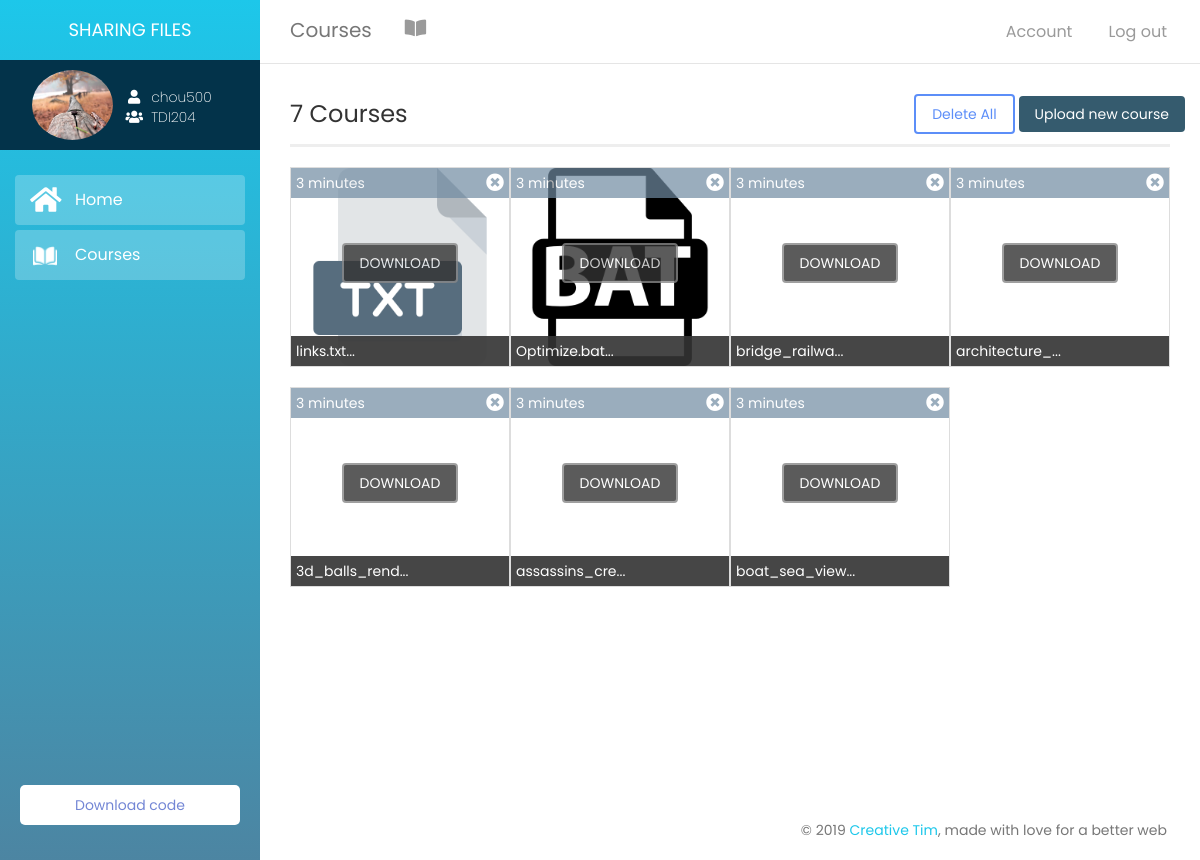
The page /index/courses.php?user=chou500 (signed in) on the database its author committed.
### tables this page shows
CREATE TABLE IF NOT EXISTS `etudient` (
  `pseudo_etu` varchar(100) NOT NULL,
  `email_etu` varchar(100) NOT NULL,
  `prenom_etu` varchar(100) NOT NULL,
  `nom_etu` varchar(100) NOT NULL,
  `pass` varchar(100) NOT NULL,
  `adresse_etu` varchar(100) DEFAULT NULL,
  `pays_etu` varchar(100) DEFAULT NULL,
  `ville_etu` varchar(100) DEFAULT NULL,
  `tele_etu` varchar(100) DEFAULT NULL,
  `sexe_etu` varchar(100) NOT NULL,
  `propos_etu` text,
  `image_etu` text,
  `reponse` varchar(100) NOT NULL,
  `question` varchar(100) NOT NULL,
  `groupe_id` int(11) DEFAULT NULL,
  PRIMARY KEY (`pseudo_etu`),
  KEY `question` (`question`),
  KEY `groupe_id` (`groupe_id`)
);

CREATE TABLE IF NOT EXISTS `groupe` (
  `id` int(11) NOT NULL,
  `nom` varchar(255) NOT NULL,
  `description` text,
  `image_groupe` text,
  `pseudo_prof` varchar(100) NOT NULL,
  PRIMARY KEY (`id`),
  KEY `pseudo_prof` (`pseudo_prof`)
);

CREATE TABLE IF NOT EXISTS `fichier` (
  `nom` varchar(200) NOT NULL,
  `type` varchar(100) NOT NULL,
  `fich_date` datetime DEFAULT NULL,
  `groupe_id` int(11) NOT NULL,
  PRIMARY KEY (`nom`),
  KEY `groupe_id` (`groupe_id`)
);

### includes/functions.php (the view, shortened to what this page needs)
<?php
    require 'config.php';
    function get_groupeName($id){
        global $con;
        $rq = "SELECT nom FROM groupe WHERE id = '$id'";
        $res = mysqli_query($con, $rq);
        $row = mysqli_fetch_assoc($res);
        return $row['nom'];
    }
    function get_pageName(){
        $page = explode('.', basename($_SERVER['PHP_SELF']));
        return ucfirst($page[0]);
    }
    function get_index_theme(){
        if(isset($_SESSION['plan']))
        {
            $plan = $_SESSION['plan'];
            if($plan == 'student')
                return '<link rel="stylesheet" type="text/css" href="assets/style/themes/student_theme.css">';
            return false;
        }
        else
            header('location: login.php');
    }
    function select_home_query($select,$table,$where,$pseudo){
        global $con;
        $rq = "SELECT $select FROM $table WHERE $where = '$pseudo'";
        return mysqli_query($con,$rq);
    }
    function get_time_unit($fich_date){
        $datenow = time();
        $file_date = strtotime($fich_date);
        $time_left = $datenow - $file_date;
        switch($time_left){
            case ($time_left >= 60 && $time_left < 60*60):
                $time_left = floor($time_left / 60);
                $unit = 'minutes';break;
        }
        return array('time_left' => $time_left, 'unit' => $unit);
    }
    function load_coures_query($grp_id,$current_page){
        global $con;
        $courses = array();
        $rq = "SELECT * FROM fichier WHERE groupe_id = '$grp_id' ORDER BY fich_date DESC";
        $res = mysqli_query($con,$rq);
        $i = 0;
        $courses[] = array();
        while($row = mysqli_fetch_assoc($res)){
            $file_name = $row['nom'];
            $fich_date = $row['fich_date'];
            $unit_and_time_left = get_time_unit($fich_date);
            $time_left = $unit_and_time_left['time_left'];
            $unit = $unit_and_time_left['unit'];
            $file_extension = get_file_extension($file_name);
            if($file_extension != 'png' && $file_extension != 'jpg' && $file_extension != 'jpeg'){
                $icon_dir = generate_icon($file_name,$current_page);
                $css = 'background-size: contain;';
            }
            else{
                $icon_dir = 'cloud/'.$file_name;
                $css = 'background-size: cover;';
            }
            $courses[$i] = '<div class="file col-xs-6 col-sm-4 col-md-2 col-lg-3" style="border:1px solid #ddd;height:200px;margin-top:20px;padding:0;position:relative;background-image: url('.$icon_dir.');'.$css.'">
            <div class="file-date" style="padding:5px;color:#fff;background-color:#708ba2;opacity:0.7;width:100%"><span id="date">'.$time_left.' '.$unit.'</span>
            <i id="'.$file_name.'" style="float:right;font-size:large;cursor:pointer;" class="delete_file fas fa-times-circle"></i>
            </div>
            <div class="desc" style="padding:5px;color:#fff;background-color:#333;bottom:0;opacity:.9;position:absolute;width:100%"><span id="title">'.$file_name.'</span></div>
            <div class="download-container text-center"><a href="cloud/'.$file_name.'" download><button id="btn-download" type="button" class="btn btn-default" style="background-color:#333;color:#fff;z-index:999;margin-top:45px;">DOWNLOAD</button></a>
		    </div>
            </div><script>subtruct_title("#title",25);</script>';
            $i= $i + 1;
        }
        return $courses;
    }
    function get_file_extension($file_name){
        $file_name = explode('.', $file_name);
        $file_extension = end($file_name);
        return $file_extension;
    }
    function generate_icon($file_name,$current_page){
        $icon_file_dir = null;
        $icons = array();
        $file_extension = get_file_extension($file_name);
        if($current_page != 'Delete_all_coursess'){
            if($current_page == 'Courses')
                $dir = 'assets/icons/icons_files/';
            foreach (scandir($dir) as $icon) {
                if ('.' === $icon) continue;
                if ('..' === $icon) continue;
                $ready = str_replace(array('.','-'),'.',$icon);
                $icon_name = explode('.',$ready);
                $icon_first_name = reset($icon_name);
                $icons[] = $icon_first_name;
            }
            foreach($icons as $icon_name){
                if($icon_name == $file_extension)
                    $icon_file_dir = 'assets/icons/icons_files/'.$icon_name.'.png';
            }
        }
        return $icon_file_dir;
    }
?>

### index/includes/header.php (shortened to what this page needs)
<?php
    require '../includes/config.php';
    include '../includes/functions.php';
?>
<!doctype html>
<html lang="en">
    <head>
        <link rel="stylesheet" href="assets/style/style.css"/>
        <?php
            echo get_index_theme();
        ?>
        <link href="assets/style/bootstrap.min.css" rel="stylesheet" />
        <link href="assets/style/light-bootstrap-dashboard.css?v=1.4.0" rel="stylesheet"/>
        <link rel="stylesheet" href="https://use.fontawesome.com/releases/v5.8.1/css/all.css">
        <link href="assets/style/pe-icon-7-stroke.css" rel="stylesheet" />
    </head>
<body>

### index/courses.php (shortened to what this page needs)
<?php
    include 'includes/header.php';
?>
<?php
    if(isset($_GET['user']))
    {
        $pseudo = $_GET['user'];
        if(!empty($pseudo) && $pseudo == $_SESSION['user'])
        {
            $plan = $_SESSION['plan'];
            if($plan == 'student'){
                $res = select_home_query('*','etudient','pseudo_etu',$pseudo);
                $row = mysqli_fetch_assoc($res);
                $grp_name = get_groupeName($row['groupe_id']);
                $grp_id = $row['groupe_id'];
            }
            if($res != NULL)
            {
?>
<div class="wrapper">
    <?php include 'includes/sidebar.php'; ?>
    <div class="main-panel">
    <?php include 'includes/top_nav.php'; ?>
    <div class="content">
        <div class="container-fluid">
           <div class="top-panel row">
               <span class="courses_count" style="line-height:40px;font-size:x-large;">
               <?php
                    $res = mysqli_query($con,"select count(nom) from fichier WHERE groupe_id = '$grp_id' ");
                    $row = mysqli_fetch_assoc($res);
                    echo $row['count(nom)'];
                ?> Courses</span>
               <div class="upload">
                  <button type="button" id="delete-button" class="btn btn-primary">
                        Delete All
                    </button>
                   <label id="file-button" class="btn btn-default btn-file">
                        Upload new course <input type="file" id="file_course" style="display: none;">
                    </label>
                </div>
           </div>
           <div class="line"></div>
             <div id="file_container">
               <?php
                    $current_page = get_pageName();
                    $files = load_coures_query($grp_id,$current_page);
                    if($files[0] != null){
                        foreach ($files as $file) {
                           echo $file;
                        }
                    }
                ?>
            </div>
            </div>
        </div>
    </div>
    <?php
                    }
                }
                else
                header ('location: ../login.php');
            }
            else
                redirect_url('home.php');
    ?>
<?php include 'includes/footer.php'; ?>

### index/includes/sidebar.php (shortened to what this page needs)
<?php
        if(isset($_GET['user']))
        {
            $pseudo = $_GET['user'];
            if(!empty($pseudo) && $pseudo == $_SESSION['user'])
            {
                $plan = $_SESSION['plan'];
                if($plan == 'student'){
                    $res = select_home_query('*','etudient','pseudo_etu',$pseudo);
                    $row = mysqli_fetch_assoc($res);
                    $groupe = get_groupeName($row['groupe_id']);
                    $imageName = $row['image_etu'];
                }
                if($res != NULL)
                {
                    $image_dir = 'assets/images/';
                        $image_dir = 'assets/images/default/'; ?>
        <div class="sidebar" >
    	<div class="sidebar-wrapper">
            <div class="logo">
                <div class="simple-text">
                    Sharing files
                </div>
            </div>
            <div class="profile">
                <div class="profile-img" id="profile-img" style="background-image: url(<?php echo $image_dir.$imageName?>)"></div>
                <div class="profile-info">
                    <div class="username"><i class="fa fa-user" aria-hidden="true"></i><span class="username-text"><?php echo $pseudo ?></span></div>
                    <div class="groupe"><i class="fa fa-users" aria-hidden="true"></i><span class="groupe-text"><?php echo $groupe ?></span></div>
                </div>
            </div>
            <ul class="nav">
                <li class="active">
                    <a href="home.php?user=<?php echo $pseudo ?>">
                        <i class="fa fa-home" aria-hidden="true"></i>
                        <p>Home</p>
                    </a>
                </li>
                <li class="active">
                    <a href="courses.php?user=<?php echo $pseudo ?>">
                        <i aria-hidden="true"><img src="assets/icons/open-book.png"></i>
                        <p>Courses</p>
                    </a>
                </li>
            </ul>
            <ul class="list-unstyled CTAs">
                <li>
                    <a href="#" class="download">Download code</a>
                </li>
   		    </ul>
    	</div>
    </div>
    <?php
                        }
                    }
                    else
                    header ('location: ../login.php');
                }
                else
                    redirect_url('home.php');
        ?>

### index/includes/top_nav.php (shortened to what this page needs)
<?php
    if(isset($_GET['user']))
        {
            $pseudo = $_GET['user'];
            if(!empty($pseudo) && $pseudo == $_SESSION['user'])
            {
?>
<nav class="navbar navbar-default navbar-fixed">
    <div class="container-fluid">
        <div class="navbar-header">
            <a class="navbar-brand" href="<?php $page = lcfirst(get_pageName()); echo ''.$page.'.php?user='.$pseudo.'' ?>"><?php echo get_pageName(); ?></a>
        </div>
        <div class="collapse navbar-collapse">
            <ul class="nav navbar-nav navbar-left">
                <li>
                    <a href="<?php $page = lcfirst(get_pageName()); echo ''.$page.'.php?user='.$pseudo.'' ?>" class="dropdown-toggle" data-toggle="dropdown">
                       <?php
                        $actual_pageName = lcfirst(get_pageName());
                        switch($actual_pageName){
                            case 'courses':
                                echo "<i class='fas fa-book-open' aria-hidden='true'></i>"; break;
                        }
                        ?>
                    </a>
                </li>
            </ul>
            <ul class="nav navbar-nav navbar-right">
                <li>
                    <a href="../../../demosite/index/profile.php?user=<?php echo $pseudo ?>">
                        <p>Account</p>
                    </a>
                </li>
                <li>
                    <a href="../includes/logout.php">
                    <p>Log out</p>
                    </a>
                </li>
            </ul>
         </div>
    </div>
</nav>
<?php
            }
        }
?>

### index/includes/footer.php (shortened to what this page needs)
        <footer class="footer">
            <div class="container-fluid">
                <nav class="pull-left">
                    <ul>
                        <li>
                            <a href="#">
                                Home
                            </a>
                        </li>
                    </ul>
                </nav>
                <p class="copyright pull-right">
                    &copy; <script>document.write(new Date().getFullYear())</script> <a href="http://www.creative-tim.com">Creative Tim</a>, made with love for a better web
                </p>
            </div>
        </footer>
    </div>
</body>
</html>

### index/assets/style/style.css (style rules this page uses)
.profile { background-color: #03334a; padding: 10px 5px 10px 10px; display: flex; }
#profile-img { width: 33%; height: 70px; background-size: cover; border-radius: 50%; background-position: center; margin-left: 9%; }
.profile-info { padding: 7% 0% 0% 5%; }
.username-text { margin-left: 8px; }
.groupe-text { margin-left: 8px; }
#file-button { color: #fff; background-color: #03334a; border: none; text-transform: inherit; }
.line { width: 100%; height: 1px; border-bottom: 3px solid #eee; }
.file { background-position: center; background-repeat: no-repeat; }
.row { margin-left: 0!important; }
.upload { display:inline; float: right; }
.top-panel { margin-bottom: 10px; }
ul.CTAs { padding: 20px; position: absolute; bottom: 0; width: 100%; }
ul.CTAs a { text-align: center; font-size: 1em; display: block; border-radius: 5px; margin-bottom: 5px; padding: 10px; }
a.download { background: #fff; color: #7386D5; }

### index/assets/style/themes/student_theme.css (style rules this page uses)
:root { --back-color: #64647e; --main-color: #1DC7EA; --second-color: #64647e; }
.sidebar { background: var(--main-color); background: linear-gradient(to bottom, var(--main-color) 0%, var(--back-color) 150%); background-size: 150% 150%; }

### rows shown on the page
etudient: image_etu (picture), groupe.nom "TDI204"
fichier: fich_date "3", fich_date "minutes"
fichier: fich_date "3", fich_date "minutes"
fichier: fich_date "3", fich_date "minutes"
fichier: fich_date "3", fich_date "minutes"
fichier: fich_date "3", fich_date "minutes"
fichier: fich_date "3", fich_date "minutes"
fichier: fich_date "3", fich_date "minutes"

### other values the page prints
$pseudo "chou500"
get_pageName() "Courses"
$row['count(nom)'] "7"
$file_name "links.txt..."
$file_name "Optimize.bat..."
$file_name "bridge_railwa..."
$file_name "architecture_..."
$file_name "3d_balls_rend..."
$file_name "assassins_cre..."
$file_name "boat_sea_view..."
